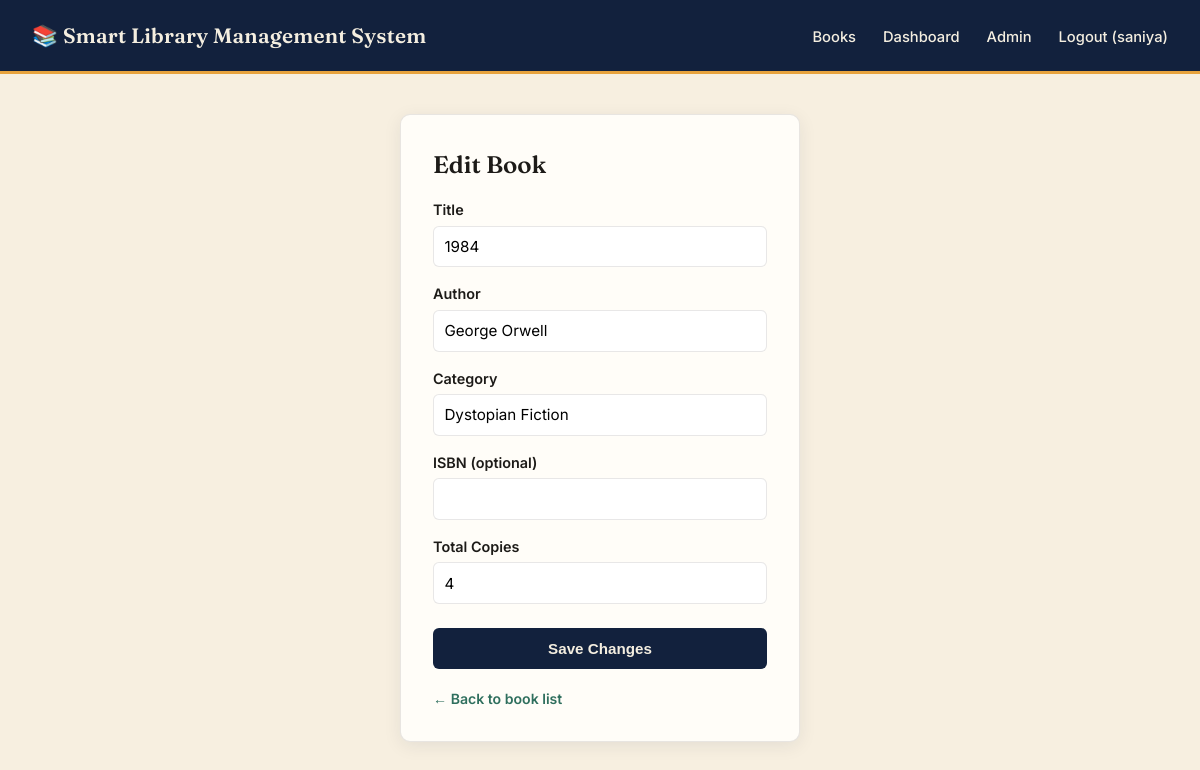
/admin/books/2/edit (signed in), run on the app's committed database.
### models/user.py (models this page shows, shortened)
class User(db.Model, UserMixin):
    __tablename__ = 'users'
    id = db.Column(db.Integer, primary_key=True)
    name = db.Column(db.String(100), nullable=False)
    email = db.Column(db.String(120), unique=True, nullable=False)
    password_hash = db.Column(db.String(255), nullable=False)
    role = db.Column(db.String(20), nullable=False, default='student')  # 'student' or 'admin'
    created_at = db.Column(db.DateTime, default=datetime.utcnow)
    transactions = db.relationship('Transaction', backref='user', lazy=True)

### models/book.py (models this page shows, shortened)
class Book(db.Model):
    __tablename__ = 'books'
    id = db.Column(db.Integer, primary_key=True)
    title = db.Column(db.String(200), nullable=False)
    author = db.Column(db.String(120), nullable=False)
    category = db.Column(db.String(80), nullable=False)
    isbn = db.Column(db.String(20), unique=True, nullable=True)
    total_copies = db.Column(db.Integer, nullable=False, default=1)
    available_copies = db.Column(db.Integer, nullable=False, default=1)
    transactions = db.relationship('Transaction', backref='book', lazy=True)

### routes/admin.py (the view, shortened to what this page needs)
@admin_bp.route('/books/<int:book_id>/edit', methods=['GET', 'POST'])
@login_required
@admin_required
def edit_book(book_id):
    book = Book.query.get_or_404(book_id)
    return render_template('admin_book_form.html', book=book)

### app.py (called while the page is built)
@login_manager.user_loader
def load_user(user_id):
    return User.query.get(int(user_id))

### templates/admin_book_form.html (shortened to what this page needs)
{% extends 'base.html' %}
{% block content %}
<div class="form-card">
    <h2>{{ 'Edit Book' if book else 'Add a New Book' }}</h2>
    <form method="POST">
        <label for="title">Title</label>
        <input type="text" id="title" name="title" value="{{ book.title if book else '' }}" required>
        <label for="author">Author</label>
        <input type="text" id="author" name="author" value="{{ book.author if book else '' }}" required>
        <label for="category">Category</label>
        <input type="text" id="category" name="category" value="{{ book.category if book else '' }}" required>
        <label for="isbn">ISBN (optional)</label>
        <input type="text" id="isbn" name="isbn" value="{{ book.isbn if book and book.isbn else '' }}">
        <label for="total_copies">Total Copies</label>
        <input type="number" id="total_copies" name="total_copies" min="1"
               value="{{ book.total_copies if book else 1 }}" required>
        <button type="submit">{{ 'Save Changes' if book else 'Add Book' }}</button>
    </form>
    <p><a href="{{ url_for('admin.manage_books') }}">← Back to book list</a></p>
</div>
{% endblock %}

### templates/base.html (shortened to what this page needs)
<!DOCTYPE html>
<html lang="en">
<head>
    <link rel="stylesheet" href="{{ url_for('static', filename='css/style.css') }}">
</head>
<body>
    <header>
        <h1>📚 Smart Library Management System</h1>
        <nav>
            {% if current_user.is_authenticated %}
                <a href="{{ url_for('books.list_books') }}">Books</a>
                {% if current_user.role == 'admin' %}
                    <a href="{{ url_for('admin.dashboard') }}">Dashboard</a>
                    <a href="{{ url_for('admin.manage_books') }}">Admin</a>
                {% endif %}
                <a href="{{ url_for('auth.logout') }}">Logout ({{ current_user.name }})</a>
            {% else %}
                <a href="{{ url_for('auth.login') }}">Login</a>
                <a href="{{ url_for('auth.signup') }}">Sign Up</a>
            {% endif %}
        </nav>
    </header>
    <main>
        {% block content %}{% endblock %}
    </main>
</body>
</html>

### static/css/style.css (style rules this page uses)
:root { --ink-navy: #12213D; --ink-navy-deep: #0B1628; --parchment: #F7EFE0; --paper: #FFFDF8; --lamp-amber: #E8A33D; --lamp-amber-dark: #C9822A; --library-green: #2F6F5E; --spine-red: #B8433A; --charcoal: #1D1B18; --muted: #6B6459; --cream: #F4EEE0; --border-soft: rgba(29, 27, 24, 0.1); --font-display: 'Fraunces', serif; --font-body: 'Inter', sans-serif; --font-mono: 'JetBrains Mono', monospace; --sage-1: #CFE0D2; --sage-2: #93AC98; --sage-3: #435649; --accent-lime: #DFF25C; --accent-lime-dark: #C4D93F; --book-pink: #F0A9C0; --book-pink-dark: #D983A6; --book-orange: #F0975C; --book-orange-dark: #D97A3D; --book-teal: #4E9088; --book-teal-dark: #33665F; --book-purple: #8E72C7; --book-purple-dark: #6E51A8; --book-blue: #6C8FCB; --book-blue-dark: #4E6EA6; --book-magenta: #C56AA0; --book-magenta-dark: #A34A80; --myst-deep: #050A13; --myst-mid: #0D1B2E; --myst-navy: #16283F; --myst-shelf: #0A1522; --myst-gold: #E8C77E; --myst-gold-warm: #F2A65A; --myst-glow: #FFE9B0; --myst-text-soft: rgba(242, 228, 192, 0.78); }
* { margin: 0; padding: 0; box-sizing: border-box; }
body { font-family: var(--font-body); background-color: var(--parchment); color: var(--charcoal); line-height: 1.5; overflow-x: hidden; }
header { background-color: var(--ink-navy); color: var(--cream); padding: 1.25rem 2rem; display: flex; justify-content: space-between; align-items: center; flex-wrap: wrap; gap: 1rem; border-bottom: 3px solid var(--lamp-amber); }
header h1 { font-family: var(--font-display); font-weight: 600; font-size: 1.3rem; letter-spacing: 0.01em; }
nav a { color: var(--cream); text-decoration: none; margin-left: 1.4rem; font-size: 0.92rem; font-weight: 500; padding-bottom: 3px; border-bottom: 2px solid transparent; transition: border-color 0.2s ease, color 0.2s ease; }
main { max-width: 1100px; margin: 0 auto; padding: 0 2rem 3rem; }
.form-card { background: var(--paper); padding: 2rem; border-radius: 10px; max-width: 400px; margin: 2.5rem auto; box-shadow: 0 4px 18px rgba(18, 33, 61, 0.08); border: 1px solid var(--border-soft); }
.form-card h2 { font-family: var(--font-display); font-weight: 600; }
.form-card label { display: block; margin-top: 1rem; margin-bottom: 0.3rem; font-weight: 600; font-size: 0.9rem; }
.form-card input { width: 100%; padding: 0.65rem; border: 1px solid var(--border-soft); border-radius: 6px; font-family: var(--font-body); font-size: 0.95rem; }
.form-card button { margin-top: 1.5rem; width: 100%; padding: 0.75rem; background-color: var(--ink-navy); color: var(--cream); border: none; border-radius: 6px; cursor: pointer; font-weight: 600; font-size: 0.95rem; transition: background-color 0.2s ease; }
.form-card p { margin-top: 1.2rem; font-size: 0.88rem; color: var(--muted); }
.form-card a { color: var(--library-green); font-weight: 600; text-decoration: none; }
:root { --cosmic-deep: #0A0620; --cosmic-mid: #1B0F3D; --cosmic-purple: #7B4FE0; --cosmic-violet: #B968E0; --cosmic-teal: #35D0C0; --cosmic-pink: #E85DA0; --cosmic-star: #FFFDF8; }

### data on the page
User: name "saniya"
Book: title "1984", author "George Orwell", category "Dystopian Fiction", total_copies "4"

### other printed values
{{ 'Edit Book' if book else 'Add a New Book' }} "Edit Book"
{{ 'Save Changes' if book else 'Add Book' }} "Save Changes"
